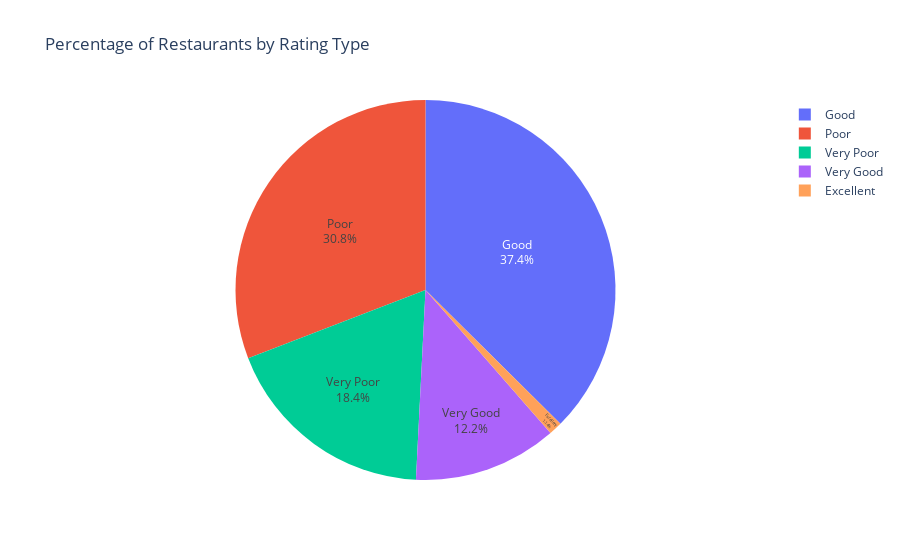

The notebook cell saved with this chart:
### Code cell
fig = px.pie(rating_type_df, names='Rating_Type', values='COUNT OF RESTAURANTS', color='Rating_Type',
title='Percentage of Restaurants by Rating Type').update_traces(textposition='inside', textinfo='percent+label')
fig.show()

### Figure 1 — Plotly figure (JSON) as saved in the notebook; plotly's stock layout.template omitted (floating-point values rounded to 4 significant figures)
{"data": [{"customdata": [["Good"], ["Poor"], ["Very Poor"], ["Very Good"], ["Excellent"]], "domain": {"x": [0, 1], "y": [0, 1]}, "hovertemplate": "Rating_Type=%{customdata[0]}<br>COUNT OF RESTAURANTS=%{value}<extra></extra>", "labels": ["Good", "Poor", "Very Poor", "Very Good", "Excellent"], "legendgroup": "", "marker": {"colors": ["#636efa", "#EF553B", "#00cc96", "#ab63fa", "#FFA15A"]}, "name": "", "showlegend": true, "values": [2501, 2061, 1226, 817, 76], "type": "pie", "textinfo": "percent+label", "textposition": "inside"}], "layout": {"legend": {"tracegroupgap": 0}, "title": {"text": "Percentage of Restaurants by Rating Type"}, "autosize": true}}
